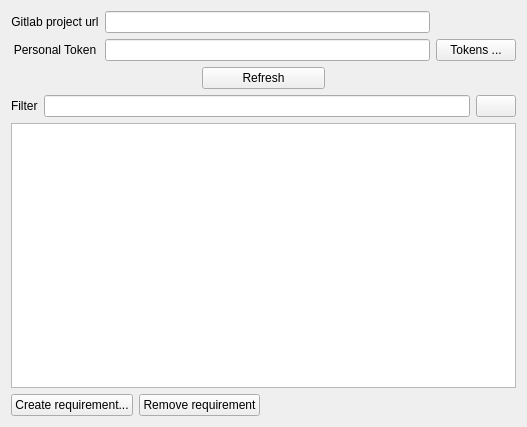
<?xml version="1.0" encoding="UTF-8"?>
<ui version="4.0">
 <class>RequirementsWidget</class>
 <widget class="QWidget" name="RequirementsWidget">
  <property name="geometry">
   <rect>
    <x>0</x>
    <y>0</y>
    <width>527</width>
    <height>427</height>
   </rect>
  </property>
  <property name="sizePolicy">
   <sizepolicy hsizetype="Fixed" vsizetype="Preferred">
    <horstretch>0</horstretch>
    <verstretch>6</verstretch>
   </sizepolicy>
  </property>
  <property name="windowTitle">
   <string>Form</string>
  </property>
  <layout class="QGridLayout" name="gridLayout_2">
   <item row="5" column="0">
    <layout class="QHBoxLayout" name="horizontalLayout_3">
     <item>
      <widget class="QPushButton" name="createRequirementButton">
       <property name="maximumSize">
        <size>
         <width>16777215</width>
         <height>16777215</height>
        </size>
       </property>
       <property name="text">
        <string>Create requirement...</string>
       </property>
      </widget>
     </item>
     <item>
      <widget class="QPushButton" name="removeRequirementButton">
       <property name="text">
        <string>Remove requirement</string>
       </property>
      </widget>
     </item>
     <item>
      <spacer name="horizontalSpacer_3">
       <property name="orientation">
        <enum>Qt::Horizontal</enum>
       </property>
       <property name="sizeHint" stdset="0">
        <size>
         <width>40</width>
         <height>20</height>
        </size>
       </property>
      </spacer>
     </item>
    </layout>
   </item>
   <item row="3" column="0">
    <layout class="QHBoxLayout" name="horizontalLayout_2">
     <item>
      <widget class="QLabel" name="filterLabel">
       <property name="text">
        <string>Filter</string>
       </property>
      </widget>
     </item>
     <item>
      <widget class="QLineEdit" name="filterLineEdit">
       <property name="clearButtonEnabled">
        <bool>true</bool>
       </property>
      </widget>
     </item>
     <item>
      <widget class="QPushButton" name="filterButton">
       <property name="toolTip">
        <string>Toggle to show only used items</string>
       </property>
       <property name="text">
        <string/>
       </property>
      </widget>
     </item>
    </layout>
   </item>
   <item row="1" column="0">
    <layout class="QGridLayout" name="gridLayout">
     <item row="1" column="1">
      <widget class="QLineEdit" name="tokenLineEdit"/>
     </item>
     <item row="0" column="0">
      <widget class="QLabel" name="urlLabel">
       <property name="text">
        <string>Gitlab project url</string>
       </property>
       <property name="alignment">
        <set>Qt::AlignCenter</set>
       </property>
      </widget>
     </item>
     <item row="0" column="1">
      <widget class="QLineEdit" name="urlLineEdit"/>
     </item>
     <item row="1" column="0">
      <widget class="QLabel" name="tokenLabel">
       <property name="text">
        <string>Personal Token</string>
       </property>
       <property name="alignment">
        <set>Qt::AlignCenter</set>
       </property>
      </widget>
     </item>
     <item row="1" column="2">
      <widget class="QPushButton" name="createTokenButton">
       <property name="text">
        <string>Tokens ...</string>
       </property>
      </widget>
     </item>
    </layout>
   </item>
   <item row="2" column="0">
    <layout class="QHBoxLayout" name="horizontalLayout">
     <item>
      <widget class="QLabel" name="label">
       <property name="minimumSize">
        <size>
         <width>30</width>
         <height>0</height>
        </size>
       </property>
       <property name="text">
        <string/>
       </property>
      </widget>
     </item>
     <item>
      <spacer name="horizontalSpacer">
       <property name="orientation">
        <enum>Qt::Horizontal</enum>
       </property>
       <property name="sizeHint" stdset="0">
        <size>
         <width>40</width>
         <height>20</height>
        </size>
       </property>
      </spacer>
     </item>
     <item>
      <widget class="QPushButton" name="refreshButton">
       <property name="sizePolicy">
        <sizepolicy hsizetype="Fixed" vsizetype="Fixed">
         <horstretch>0</horstretch>
         <verstretch>0</verstretch>
        </sizepolicy>
       </property>
       <property name="minimumSize">
        <size>
         <width>123</width>
         <height>0</height>
        </size>
       </property>
       <property name="text">
        <string>Refresh</string>
       </property>
      </widget>
     </item>
     <item>
      <spacer name="horizontalSpacer_2">
       <property name="orientation">
        <enum>Qt::Horizontal</enum>
       </property>
       <property name="sizeHint" stdset="0">
        <size>
         <width>40</width>
         <height>20</height>
        </size>
       </property>
      </spacer>
     </item>
     <item>
      <widget class="QLabel" name="serverStatusLabel">
       <property name="minimumSize">
        <size>
         <width>30</width>
         <height>0</height>
        </size>
       </property>
       <property name="text">
        <string/>
       </property>
      </widget>
     </item>
    </layout>
   </item>
   <item row="4" column="0">
    <layout class="QVBoxLayout" name="verticalLayout">
     <property name="sizeConstraint">
      <enum>QLayout::SetFixedSize</enum>
     </property>
     <item>
      <widget class="QTableView" name="allRequirements">
       <attribute name="horizontalHeaderStretchLastSection">
        <bool>true</bool>
       </attribute>
       <attribute name="verticalHeaderVisible">
        <bool>false</bool>
       </attribute>
      </widget>
     </item>
    </layout>
   </item>
  </layout>
 </widget>
 <tabstops>
  <tabstop>urlLineEdit</tabstop>
  <tabstop>tokenLineEdit</tabstop>
  <tabstop>refreshButton</tabstop>
  <tabstop>filterLineEdit</tabstop>
 </tabstops>
 <resources/>
 <connections/>
</ui>
